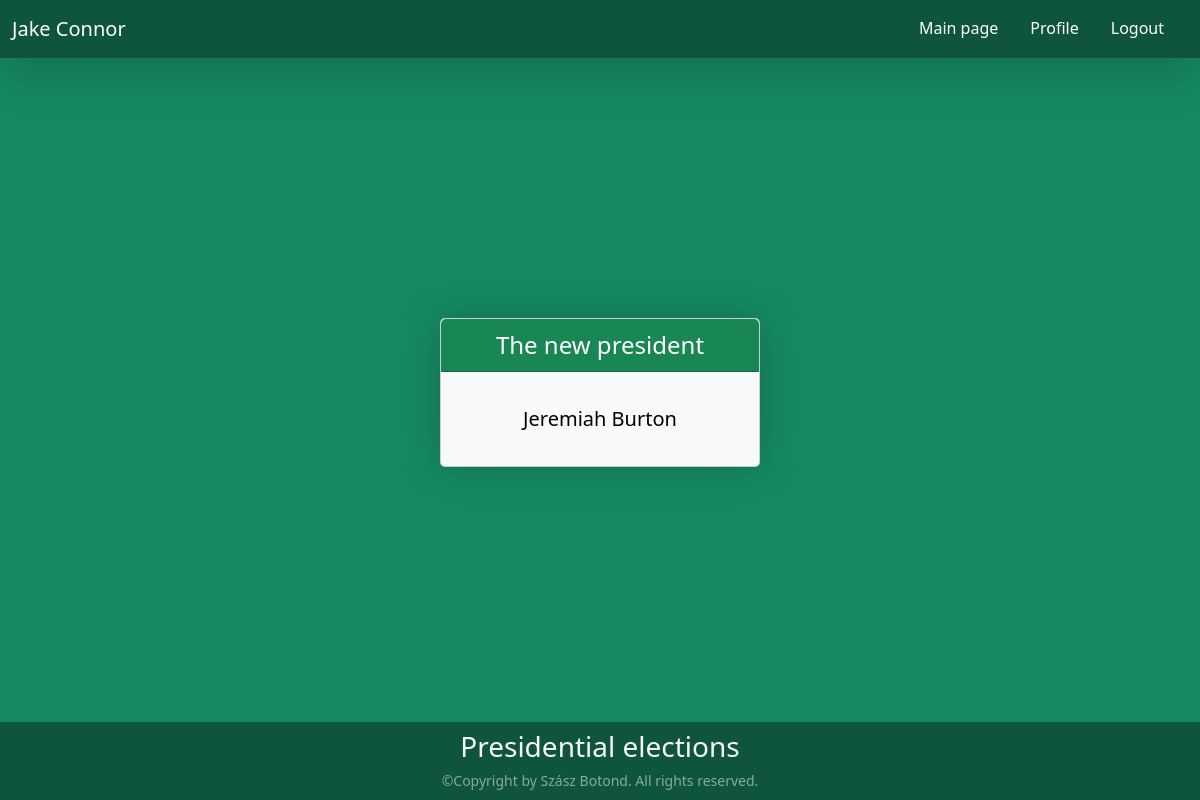
Before: /winner (signed in) with the older database file.
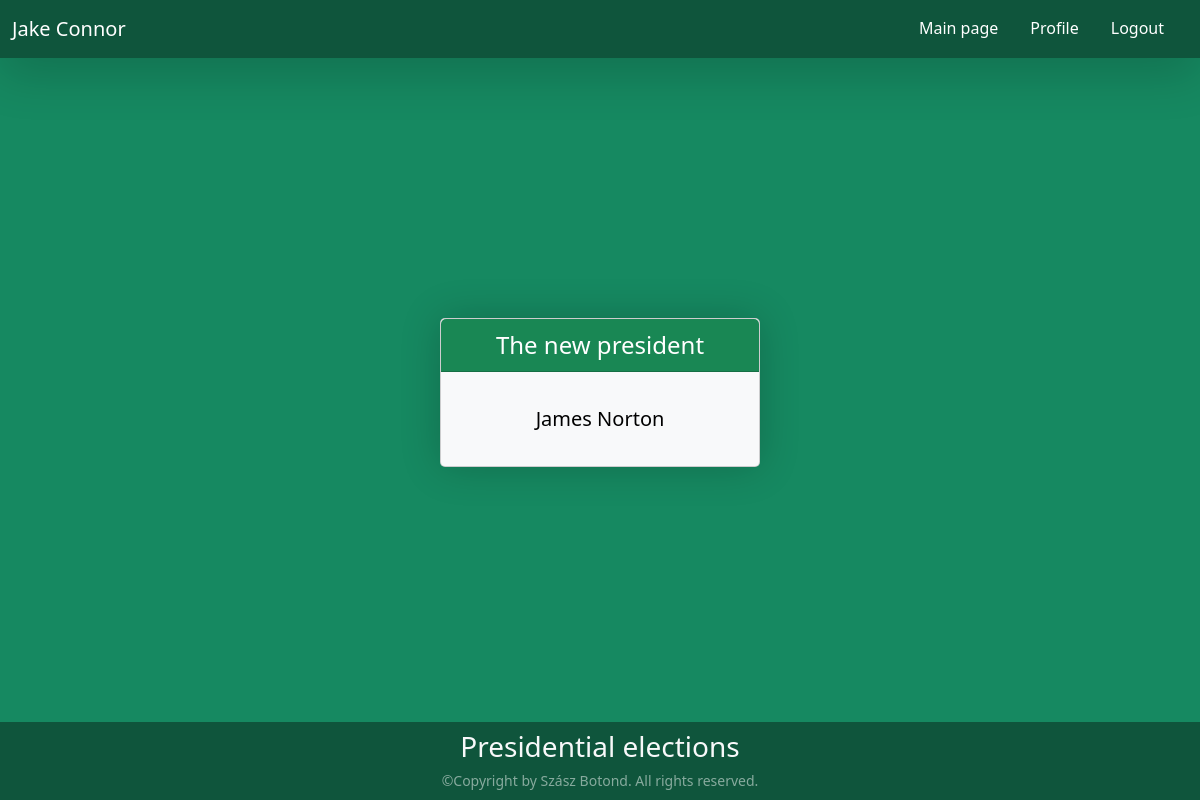
After: the same page with the newer database file.
### authentication/models.py (models this page shows)
class Profile(models.Model):
    user = models.OneToOneField(User, on_delete=models.CASCADE)
    user_bio = models.TextField(max_length=500, default="Default description")
    hasVoted = models.BooleanField(default=False)
    votedFor = models.IntegerField(default=None, editable=True, null=True)
    numberOfVotes = models.IntegerField(default=0, editable=True)
    hasApplied = models.BooleanField(default=False)
    linkFacebook = models.TextField(max_length=1000, default="")
    linkInstagram = models.TextField(max_length=1000, default="")
    linkLinkedin = models.TextField(max_length=1000, default="")

### authentication/views.py (the view)
# urls.py: path("winner", views.winner, name="winner"),
def winner(request):
    current_user = request.user
    firstName = current_user.first_name
    lastName = current_user.last_name
    winner = Profile.objects.filter(hasApplied=True).order_by('-numberOfVotes').first()
    return render(request, "winner.html",{"winner":winner, 'firstName': firstName, 'lastName': lastName })

### authentication/templates/winner.html (shortened to what this page needs)
<!DOCTYPE html>
<html lang="en">
<head>
    <link href="https://cdn.jsdelivr.net/npm/bootstrap@5.3.2/dist/css/bootstrap.min.css" rel="stylesheet"
>
    <link href="/static/style.css" rel="stylesheet">
</head>
<body>
    {% if user.is_authenticated %}
    <nav class="navbar navbar-expand-lg shadow-lg fixed-top" style="background-color: rgb(15, 85, 60);">
        <div class="container-fluid">
            <a class="navbar-brand text-white" href="/profile">{{firstName.title}} {{lastName.title}}</a>
            <div class="collapse navbar-collapse" id="navbarSupportedContent">
                <ul class="navbar-nav justify-content-end flex-grow-1 pe-3 nav-underline">
                    <li class="nav-item">
                        <a class="nav-link text-white" aria-current="page" href="/main_page">Main page</a>
                    </li>
                    <li class="nav-item">
                        <a class="nav-link text-white" aria-current="page" href="/profile">Profile</a>
                    </li>
                    <li class="nav-item">
                        <a class="nav-link text-white" aria-current="page" href="/logout">Logout</a>
                    </li>
                </ul>
            </div>
        </div>
    </nav>
    <div id="winner-card" class="card text-bg-light mb-3 main-card">
        <div class="card-header text-bg-success mb-3" style="justify-content: center; padding-bottom: 0%;">
            <legend class="text-center">The new president</legend>
        </div>
        <div class="card-body">
            <div class="mb-3">
                <figure class="text-center">
                    <blockquote class="blockquote">
                        <p>
                            {% if winner %}
                            {{ winner.user.get_full_name.title }}
                            {% endif %}
                        </p>
                    </blockquote>
                </figure>
            </div>
        </div>
    </div>
    {% include 'small-footer.html' %}
    {% else %}
    <div class="d-grid gap-2">
        <button class="btn btn-light btn-lg" type="submit"><a href="/login" class="form-text">Login</a></button>
        <button class="btn btn-light btn-lg" type="submit"><a href="/register" class="form-text">Register</a></button>
    </div>
    {% endif %}
</body>
</html>

Changed rows visible on the page:
no longer on this page (row edited): Profile: user.get_full_name "Jeremiah Burton"
now on this page (row unchanged): Profile: user.get_full_name "James Norton"
